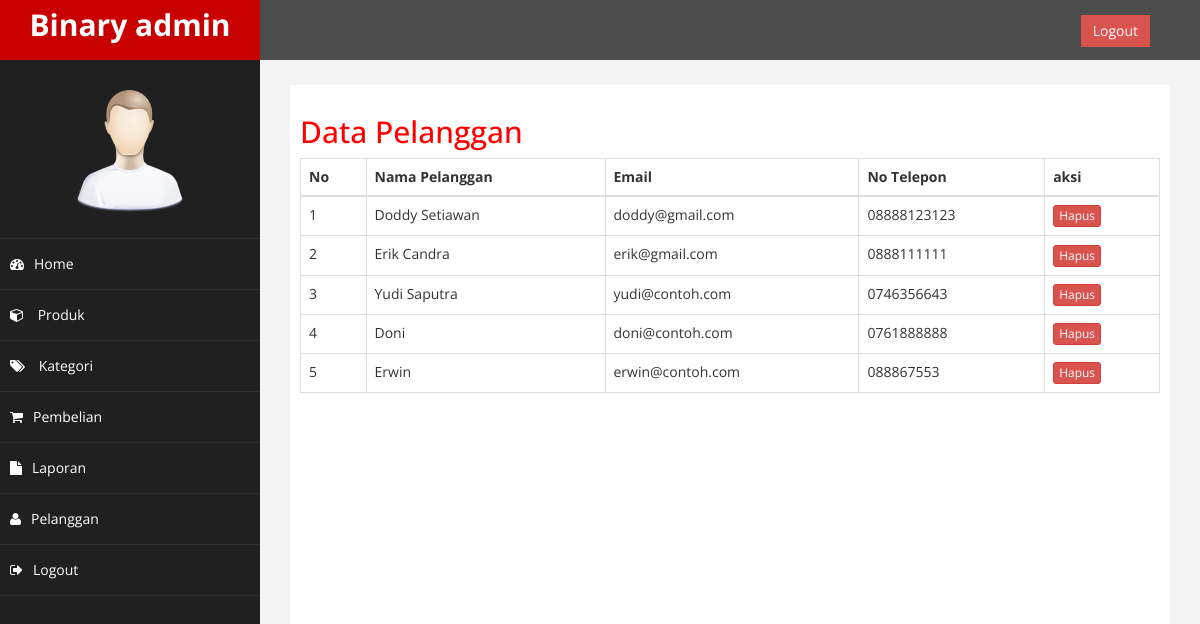
Page /admin/index.php?halaman=pelanggan (signed in) on the committed database.
### tables this page shows
CREATE TABLE `pelanggan` (
  `id_pelanggan` int(11) NOT NULL,
  `email_pelanggan` varchar(100) NOT NULL,
  `password_pelanggan` varchar(50) NOT NULL,
  `nama_pelanggan` varchar(100) NOT NULL,
  `telepon_pelanggan` varchar(100) NOT NULL,
  `alamat_pelanggan` text NOT NULL
);

### admin/pelanggan.php (the view)
<h2>Data Pelanggan</h2>
<table class="table table-bordered">
	<thead>
		<tr>
		<th>No</th>
		<th>Nama Pelanggan</th>
		<th>Email</th>
		<th>No Telepon</th>
		<th>aksi</th>
		</tr>
	</thead>
	<tbody>
		<?php $no=1; ?>
		<?php $ambil = $koneksi->query("SELECT * FROM pelanggan"); ?>
		<?php while($pecah = $ambil->fetch_assoc()): ?>
		<tr>
			<td><?= $no; ?></td>
			<td><?= $pecah["nama_pelanggan"]; ?></td>
			<td><?= $pecah["email_pelanggan"]; ?></td>
			<td><?= $pecah["telepon_pelanggan"]; ?></td>
			<td>
				<a href="" class="btn btn-danger btn-xs">Hapus</a>
			</td>
		</tr>
		<?php $no++; ?>
		<?php endwhile; ?>
	</tbody>
</table>

### admin/assets/css/custom.css (style rules this page uses)
body { font-family: 'Open Sans', sans-serif; }
h2 { color: #f00; }

### rows in the picture
pelanggan: nama_pelanggan "Doddy Setiawan", email_pelanggan "doddy@gmail.com", telepon_pelanggan "08888123123"
pelanggan: nama_pelanggan "Erik Candra", email_pelanggan "erik@gmail.com", telepon_pelanggan "0888111111"
pelanggan: nama_pelanggan "Yudi Saputra", email_pelanggan "yudi@contoh.com", telepon_pelanggan "0746356643"
pelanggan: nama_pelanggan "Doni", email_pelanggan "doni@contoh.com", telepon_pelanggan "0761888888"
pelanggan: nama_pelanggan "Erwin", email_pelanggan "erwin@contoh.com", telepon_pelanggan "088867553"
